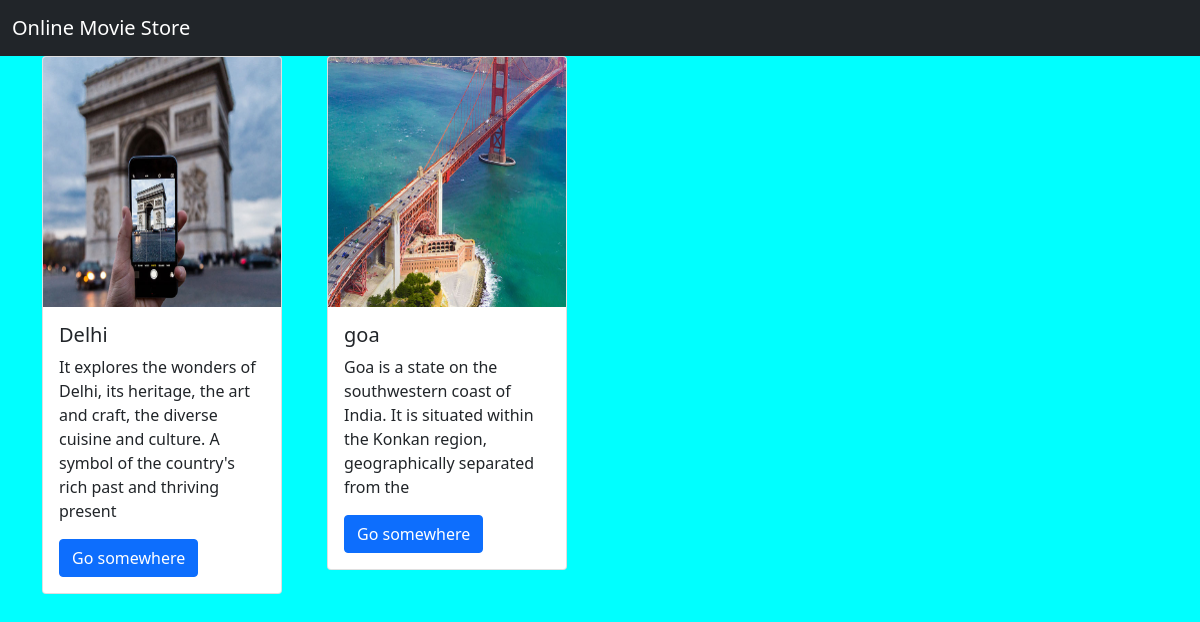
The page / on the database its author committed.
### movieapp/models.py (models this page shows, shortened)
class Movie(models.Model):
    name=models.CharField(max_length=250)
    desc=models.TextField()
    year=models.IntegerField()
    img=models.ImageField(upload_to='gallery')

### movieapp/views.py (the view)
# urls.py: path('',views.index,name='index'),
def index(request):
    movie=Movie.objects.all()
    context={
        'movie_list':movie
    }
    return render(request,'index.html',context)

### templates/index.html
{% extends 'base.html' %}
{% block body %}
<div class="container">
    <div class="row">
        {% for i in movie_list %}
        <div class="col-md-3">
            <div class="card" style="width: 15rem;">
  <img class="card-img-top" src="{{i.img.url}}" alt="" width = "250" height="250">
  <div class="card-body">
    <h5 class="card-title">{{i.name}}</h5>
    <p class="card-text">{{i.desc}}</p>
    <a href="{% url 'movieapp:detail' i.id %}" class="btn btn-primary">Go somewhere</a>
  </div>
</div>
        </div>
        {% endfor %}
    </div>
</div>
{% endblock %}

### templates/base.html (shortened to what this page needs)
{% load static %}
<!DOCTYPE html>
<html lang="en">
<head>
    <link href="https://cdn.jsdelivr.net/npm/bootstrap@5.0.2/dist/css/bootstrap.min.css" rel="stylesheet">
    <link rel="stylesheet" href="{% static 'style.css' %}">
</head>
<body>
<nav class="navbar navbar-dark bg-dark">
  <div class="container-fluid">
    <a class="navbar-brand" href="#">
     Online Movie Store
    </a>
  </div>
</nav>
{% block body %}
{% endblock %}
</body>
</html>

### static/style.css (style rules this page uses)
body { background-color:aqua; }

### rows shown on the page
Movie: img (picture), name "Delhi", desc "It explores the wonders of Delhi, its heritage, the art and craft, the diverse cuisine and culture. A symbol of the country's rich past and thriving present"
Movie: img (picture), name "goa", desc "Goa is a state on the southwestern coast of India. It is situated within the Konkan region, geographically separated from the"
